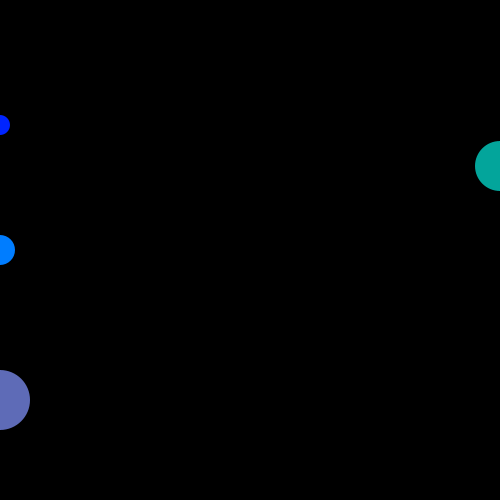
Frame 1 (no input)
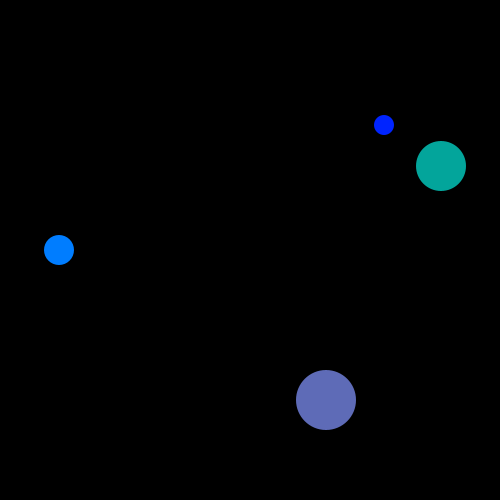
Frame 60 (the mouse pressed at the canvas centre just before this capture)
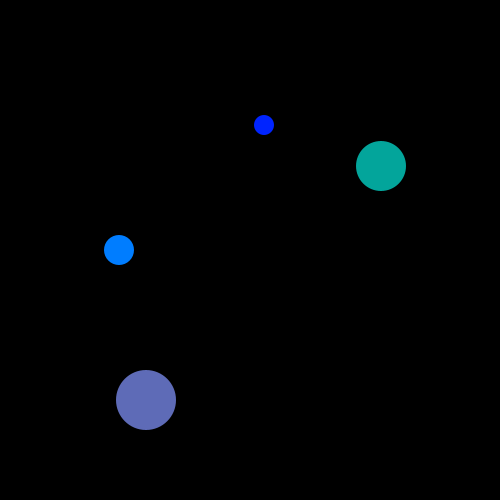
Frame 120 (the mouse held since frame 60 and released just before this capture)

The Processing sketch that drew these frames (run headless with seeded random() and noise(); from frame 60 on, the mouse is pressed at the canvas centre):

// Processing sketch: processing_56627
// ── processing_56627.pde

// pinta una rodona que es mou
int posX, posY; // centre de la rodona
int posX2, posY2;
int posX3, posY3;
int posX4, posY4;
void setup() {
  size(500, 500);
  background(0);
  noStroke();
  fill(0, 125, 255);
  smooth();

  posX=0;
  posY=height/2;
  
  posX2=width;
  posY2=height/3;
  
  posX3=0;
  posY3=height/4;
   
  posX4=0;
  posY4=4*height/5;
}

void draw() {

  background(0);
  fill(0, 125, 255);
  ellipse(posX, posY, 30, 30);

  // canvia la posicio
  // i controla que no surti de la finestra
  posX++;
  if (posX==width) {
    posX=0;
    
  }
   fill(3, 165, 155);
   ellipse(posX2, posY2, 50, 50);

  // canvia la posicio
  // i controla que no surti de la finestra
  posX2--;
  if (posX2==0) {
    posX2=width;
  }
   fill(0, 36, 255);
   ellipse(posX3, posY3, 20, 20);

  // canvia la posicio
  // i controla que no surti de la finestra
  posX3=posX3-2;
  if (posX3<=0) {
    posX3=width;
  }
   fill(94, 107, 183);
   ellipse(posX4, posY4, 60, 60);

  // canvia la posicio
  // i controla que no surti de la finestra
  posX4=posX4-3;
  if (posX4<=1) {
    posX4=width;
    }
    

  // canvia les quatre linies anteriors per
  //  posX = (posX+1)%width;
}
